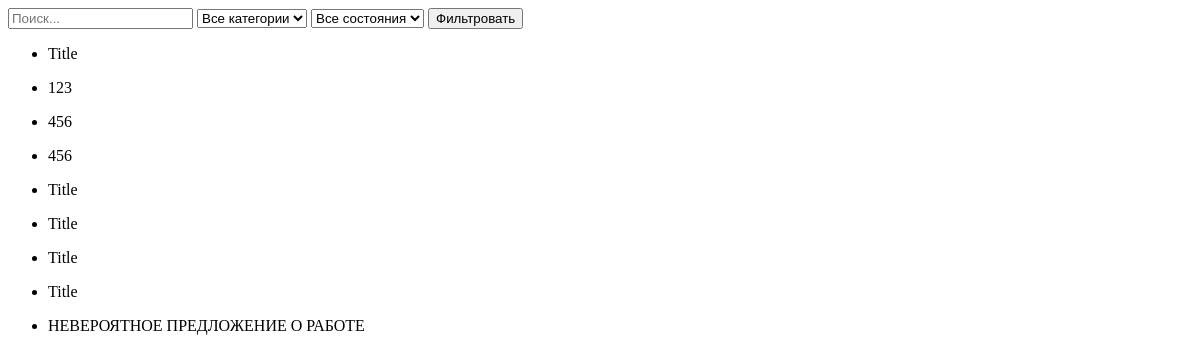
Before: / with the older database file.
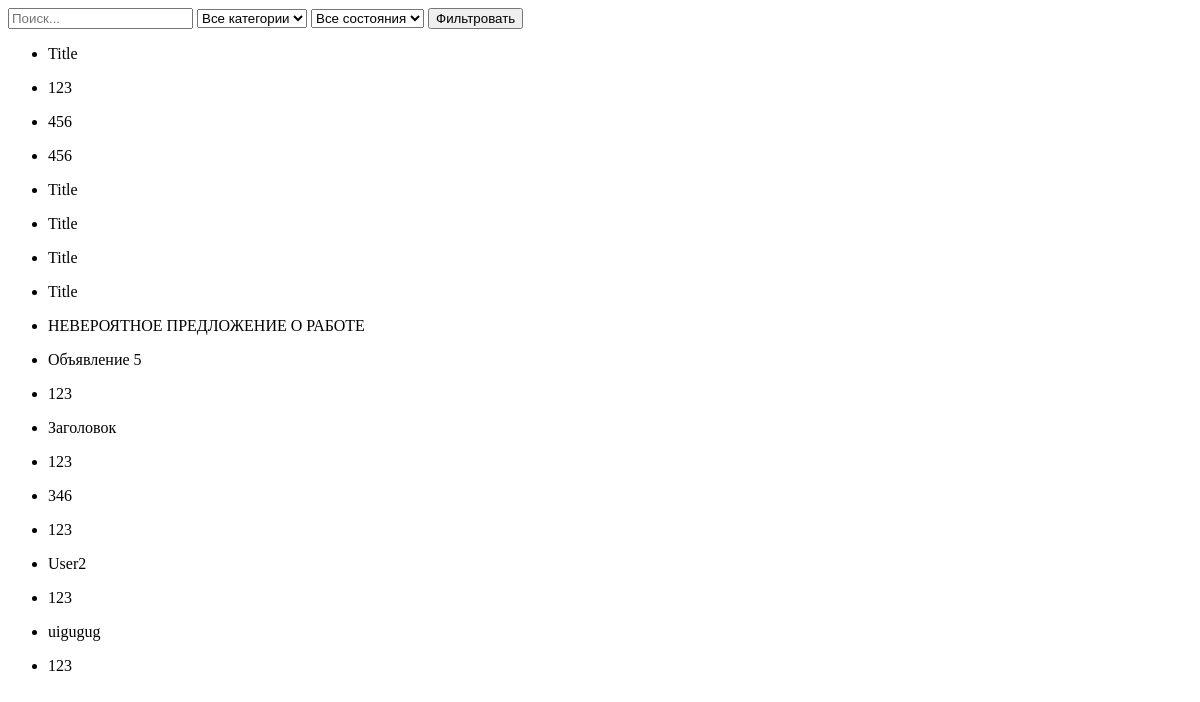
After: the same page with the newer database file.
### main/models.py (models this page shows, shortened)
class Ad(models.Model):
    CONDITION_CHOICES = (
        ('new', 'Новый'),
        ('used', 'Б/у')
    )
    CATEGORY_CHOICES = (
        ('tech', 'Техника'),
        ('cars', 'Автомобили'),
        ('work', 'Работа')
    )
    title = models.CharField(max_length=200)
    description = models.TextField()
    image_url = models.URLField(blank=True, null=True) #Нафига мы требуем у пользователя URL изображения, будто оно уже где-то загружено?
    category = models.CharField(max_length=100, choices=CATEGORY_CHOICES)
    condition = models.CharField(max_length=10, choices=CONDITION_CHOICES)
    user = models.ForeignKey(User, on_delete=models.CASCADE)
    created_at = models.DateTimeField(auto_now_add=True)

### main/views.py (the view)
# urls.py: path('', views.ad_list, name='ad_list'),
def ad_list(request):
    query = request.GET.get('q')
    category = request.GET.get('category')
    condition = request.GET.get('condition')
    ads = Ad.objects.all()
    if query:
        ads = ads.filter(Q(title__icontains=query) | Q(description__icontains=query))
    if category:
        ads = ads.filter(category__iexact=category)
    if condition:
        ads = ads.filter(condition=condition)
    paginator = Paginator(ads, 10)
    page = request.GET.get('page')
    try:
        ads_page = paginator.page(page)
    except PageNotAnInteger:
        ads_page = paginator.page(1)
    except EmptyPage:
        ads_page = paginator.page(paginator.num_pages)
    return render(request, 'ads/ad_list.html', {'ads': ads, 'query': query, 'filter_category': category, 'filter_condition': condition})

### main/templates/ads/ad_list.html (shortened to what this page needs)
<!DOCTYPE html>
<html lang="en">
<head>
</head>
<body>
    <form method="get">
        <input type="text" name="q" placeholder="Поиск..." value="{{ request.GET.q}}">
        <select name="category">
            <option value="">Все категории</option>
        </select>
        <select name="condition">
            <option value="">Все состояния</option>
        </select>
        <button type="submit">Фильтровать</button>
    </form>
    <div class="ad_list">
        <ul>
        {% for ad in ads %}
            <li class="ad_component">
                <p>{{ad.title}}</p>
            </li>
        {% endfor %}
        </ul>
    </div>
</body>
</html>

Changed rows visible on the page:
added Ad: title "Объявление 5"
added Ad: title "123"
added Ad: title "Заголовок"
added Ad: title "123"
added Ad: title "346"
added Ad: title "123"
added Ad: title "User2"
added Ad: title "123"
added Ad: title "uigugug"
added Ad: title "123"
